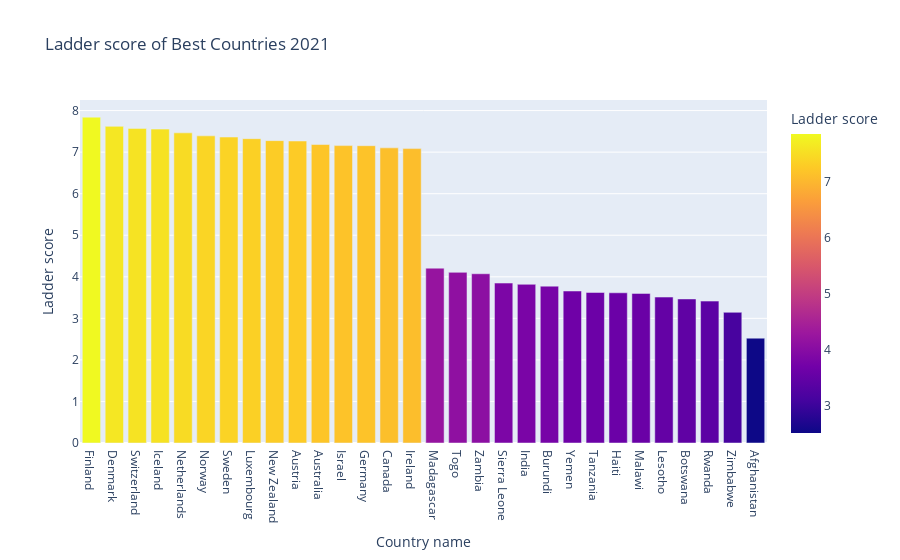

Write notebook code for a chart like this one.
### Code cell
q10 = a['Ladder score'].quantile(.10)
q90 = a['Ladder score'].quantile(.90)
mean = a['Ladder score'].mean()

Worse_Countries = a[a['Ladder score'] < q10]

Best_Countries = a[a['Ladder score'] > q90]

Best_and_Worse_Countries =pd.concat([Best_Countries, Worse_Countries])
#show happines score in worst and best countries
px.bar(Best_and_Worse_Countries, y='Ladder score', x= 'Country name' , title= 'Ladder score of Best Countries 2021', 
      color= 'Ladder score')

### Figure 1 — Plotly figure (JSON) as saved in the notebook; plotly's stock layout.template omitted (floating-point values rounded to 4 significant figures)
{"data": [{"alignmentgroup": "True", "hovertemplate": "Country name=%{x}<br>Ladder score=%{marker.color}<extra></extra>", "legendgroup": "", "marker": {"color": [7.842, 7.62, 7.571, 7.554, 7.464, 7.392, 7.363, 7.324, 7.277, 7.268, 7.183, 7.157, 7.155, 7.103, 7.085, 4.208, 4.107, 4.073, 3.849, 3.819, 3.775, 3.658, 3.623, 3.615, 3.6, 3.512, 3.467, 3.415, 3.145, 2.523], "coloraxis": "coloraxis", "pattern": {"shape": ""}}, "name": "", "offsetgroup": "", "orientation": "v", "showlegend": false, "textposition": "auto", "type": "bar", "x": ["Finland", "Denmark", "Switzerland", "Iceland", "Netherlands", "Norway", "Sweden", "Luxembourg", "New Zealand", "Austria", "Australia", "Israel", "Germany", "Canada", "Ireland", "Madagascar", "Togo", "Zambia", "Sierra Leone", "India", "Burundi", "Yemen", "Tanzania", "Haiti", "Malawi", "Lesotho", "Botswana", "Rwanda", "Zimbabwe", "Afghanistan"], "xaxis": "x", "y": [7.842, 7.62, 7.571, 7.554, 7.464, 7.392, 7.363, 7.324, 7.277, 7.268, 7.183, 7.157, 7.155, 7.103, 7.085, 4.208, 4.107, 4.073, 3.849, 3.819, 3.775, 3.658, 3.623, 3.615, 3.6, 3.512, 3.467, 3.415, 3.145, 2.523], "yaxis": "y"}], "layout": {"barmode": "relative", "coloraxis": {"colorbar": {"title": {"text": "Ladder score"}}, "colorscale": [[0, "#0d0887"], [0.1111, "#46039f"], [0.2222, "#7201a8"], [0.3333, "#9c179e"], [0.4444, "#bd3786"], [0.5556, "#d8576b"], [0.6667, "#ed7953"], [0.7778, "#fb9f3a"], [0.8889, "#fdca26"], [1, "#f0f921"]]}, "legend": {"tracegroupgap": 0}, "title": {"text": "Ladder score of Best Countries 2021"}, "xaxis": {"anchor": "y", "domain": [0, 1], "title": {"text": "Country name"}}, "yaxis": {"anchor": "x", "domain": [0, 1], "title": {"text": "Ladder score"}}}}
